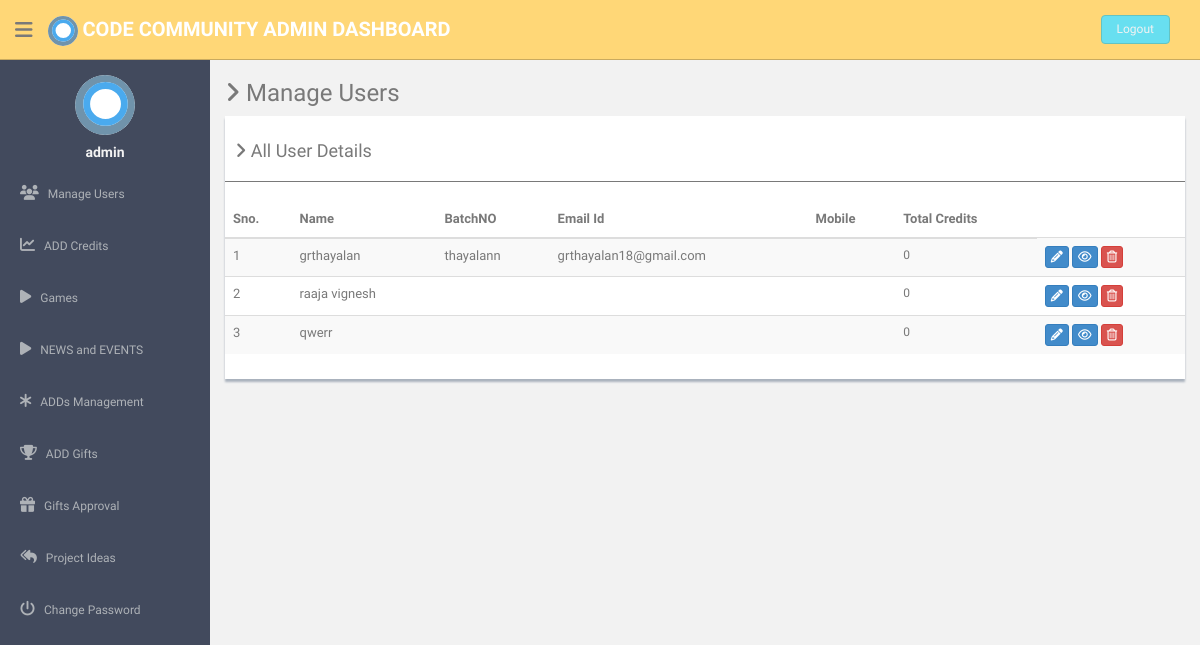
Before: /admin/manage-users.php (signed in) with the older database file.
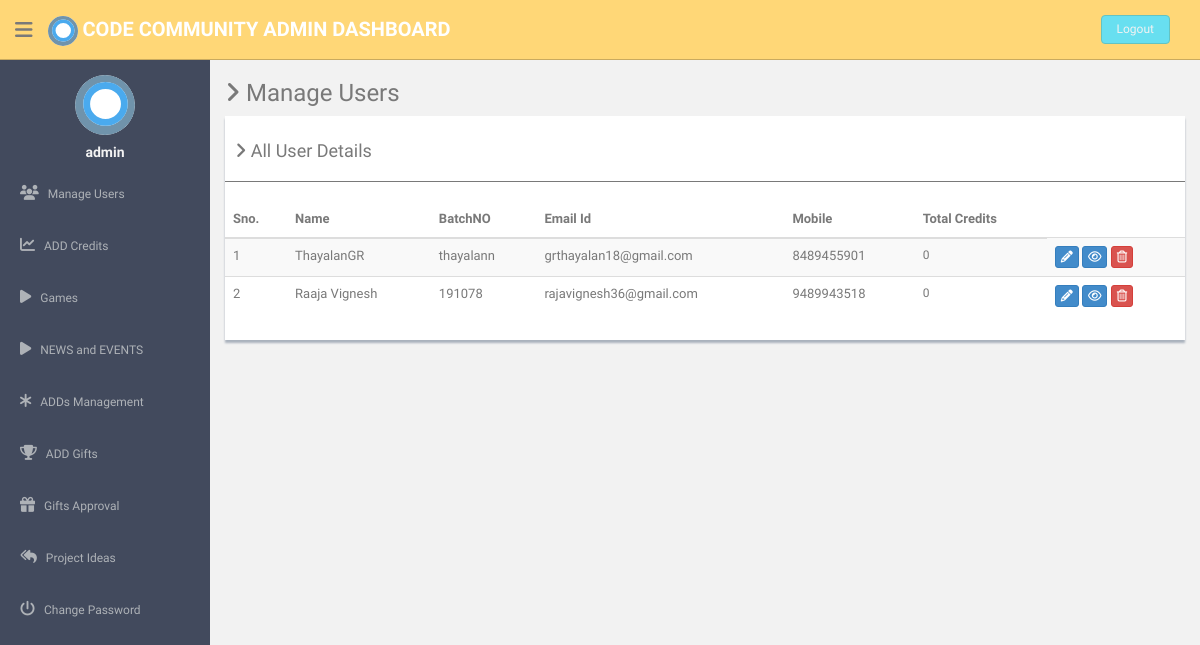
After: the same page with the newer database file.
### tables this page shows
CREATE TABLE `user` (
  `user_id` int(11) NOT NULL,
  `role_id` int(11) NOT NULL,
  `name` varchar(255) NOT NULL,
  `birthdate` date NOT NULL,
  `gender` varchar(255) NOT NULL,
  `email` varchar(255) NOT NULL,
  `mobile` varchar(12) DEFAULT NULL,
  `password` varchar(255) NOT NULL,
  `activationcode` varchar(255) NOT NULL,
  `forgetpasswordcode` varchar(255) NOT NULL,
  `batchno` varchar(255) NOT NULL,
  `upload_image` varchar(255) NOT NULL,
  `active` int(11) NOT NULL DEFAULT '0',
  `interest` varchar(255) NOT NULL,
  `exception` varchar(255) DEFAULT NULL
);

### admin/manage-users.php (the view, shortened to what this page needs)
<?php
include('dbconnection.php');
?><!DOCTYPE html>
<html lang="en">
  <head>
    <link href="assets/css/bootstrap.css" rel="stylesheet">
    <link href="assets/font-awesome/css/font-awesome.css" rel="stylesheet" />
    <link href="assets/css/style.css" rel="stylesheet">
    <link href="assets/css/style-responsive.css" rel="stylesheet">
  </head>
  <body>
  <section id="container" >
  <?php include('./header.php'); ?>
        <?php include('./sidebar.php'); ?>
      <section id="main-content">
          <section class="wrapper">
          	<h3><i class="fa fa-angle-right"></i> Manage Users</h3>
				<div class="row">
                  <div class="col-md-12">
                      <div class="content-panel">
                          <table class="table table-striped table-advance table-hover">
	                  	  	  <h4><i class="fa fa-angle-right"></i> All User Details </h4>
	                  	  	  <hr>
                              <thead>
                              <tr>
                                  <th>Sno.</th>
                                  <th class="hidden-phone">Name</th>
                                  <th> BatchNO</th>
                                  <th> Email Id</th>
                                  <th> Mobile</th>
                                  <th> Total Credits</th>
                              </tr>
                              </thead>
                              <tbody>
                              <?php $ret=mysqli_query($con,"select * from user");
							  $cnt=1;
							  while($row=mysqli_fetch_array($ret))
							  {
                                ?>
                              <tr>
                              <td><?php echo $cnt;?></td>
                              <td><?php echo $row['name'];?></td>
                                  <td><?php echo $row['batchno'];?></td>
                                  <td><?php echo $row['email'];?></td>
                                  <td><?php echo $row['mobile'];?></td>
                                  <td style="font-size:12px;">
                               <?php $ret2=mysqli_query($con,"SELECT credits FROM credits where userid = $uid ");
                                $temp = 0;
                                echo $temp;
                                 ?>
                                 </td>
                                  <td>
                                     <a href="update-profile.php?uid=<?php echo $row['user_id'];?>">
                                     <button class="btn btn-primary btn-xs"><i class="fa fa-pencil"></i></button></a>
                                     <a href="view-history.php?uid=<?php echo $row['user_id'];?>">
                                     <button class="btn btn-primary btn-xs"><i class="fa fa-eye"></i></button></a>
                                     <a href="manage-users.php?id=<?php echo $row['user_id'];?>">
                                     <button class="btn btn-danger btn-xs" onClick="return confirm('Do you really want to delete');"><i class="fa fa-trash-o "></i></button></a>
                                  </td>
                              </tr>
                              <?php $cnt=$cnt+1; }?>
                              </tbody>
                          </table>
                      </div>
                  </div>
              </div>
		</section>
      </section>
      </section>
  </body>
</html>

### admin/header.php (shortened to what this page needs)
<header class="header black-bg">
              <div class="sidebar-toggle-box">
                  <div class="fa fa-bars tooltips" data-placement="right" data-original-title="Toggle Navigation"></div>
              </div>
            <a href="#" class="logo"><img src="assets/img/dccLogo.svg" style="width:30px;"><b> Code Community  Admin Dashboard</b></a>
            <div class="top-menu">
            	<ul class="nav pull-right top-menu">
                    <li><a class="logout" href="logout.php">Logout</a></li>
            	</ul>
            </div>
        </header>

### admin/sidebar.php (shortened to what this page needs)
<aside>
          <div id="sidebar"  class="nav-collapse ">
              <ul class="sidebar-menu" id="nav-accordion">
              	  <p class="centered"><a href="#"><img src="assets/img/dccLogo.svg" class="img-circle" width="60"></a></p>
              	  <h5 class="centered"><?php echo $_SESSION['adminlogin'];?></h5>
                  <li class="sub-menu">
                      <a href="manage-users.php" >
                          <i class="fa fa-users"></i>
                          <span>Manage Users</span>
                      </a>
                  </li>
                  <li class="sub-menu">
                      <a href="addcredits.php">
                          <i class="fa fa-line-chart"></i>
                          <span>ADD Credits</span>
                      </a>
                  </li>
                  <li class="sub-menu">
                  <a   id="dropdownMenuLink" data-toggle="dropdown" aria-haspopup="false" aria-expanded="true"  href="addgames.php">
                     <i class="fa fa-play"></i> <span>Games</span>
                      </a>
                </li>
                <li class="sub-menu">
                <a   id="dropdownMenuLink" data-toggle="dropdown" aria-haspopup="false" aria-expanded="true"  href="addgames.php">
                   <i class="fa fa-play"></i> <span>NEWS and EVENTS</span>
                    </a>
              </li>
                <li class="sub-menu">
                      <a href="addmanagement.php">
                          <i class="fa fa-asterisk"></i>
                          <span>ADDs Management</span>
                      </a>
                  </li>
                  <li class="sub-menu">
                      <a href="addgifts.php">
                          <i class="fa fa-trophy"></i>
                          <span>ADD Gifts</span>
                      </a>
                  </li>
                  <li class="sub-menu">
                      <a href="giftsapproval.php">
                          <i class="fa fa-gift"></i>
                          <span>Gifts Approval</span>
                      </a>
                  </li>
                  <li class="sub-menu">
                      <a href="comments.php">
                          <i class="fa fa-mail-reply-all"></i>
                          <span>Project Ideas</span>
                      </a>
                  </li>
                  <li class="sub-menu">
                      <a href="change-password.php">
                          <i class="fa fa-power-off"></i>
                          <span>Change Password</span>
                      </a>
                  </li>
              </ul>
          </div>
      </aside>

### admin/assets/css/style.css (style rules this page uses)
body { color: #797979; background: #f2f2f2; font-family: 'Ruda', sans-serif; padding: 0px !important; margin: 0px !important; font-size:13px; }
ul li { list-style: none; }
a, a:hover, a:focus { text-decoration: none; outline: none; }
#container { width: 100%; height: 100%; }
hr { margin-top: 20px; margin-bottom: 20px; border: 0; border-top: 1px solid #797979; }
.centered { text-align: center; }
ul.top-menu > li > .logout { color: #f2f2f2; font-size: 12px; border-radius: 4px; -webkit-border-radius: 4px; border: 1px solid #64c3c2 !important; padding: 5px 15px; margin-right: 15px; background: #68dff0; margin-top: 15px; }
#sidebar { width: 210px; height: 100%; position: fixed; background: #424a5d; }
#sidebar h5 { color: #f2f2f2; font-weight: 700; }
#sidebar ul li { position: relative; }
ul.sidebar-menu , ul.sidebar-menu li ul.sub { margin: -2px 0 0; padding: 0; }
ul.sidebar-menu { margin-top: 75px; }
ul.sidebar-menu li { margin-bottom: 5px; margin-left:10px; margin-right:10px; }
ul.sidebar-menu li.sub-menu { line-height: 15px; }
ul.sidebar-menu li a span { display: inline-block; }
ul.sidebar-menu li a { color: #aeb2b7; text-decoration: none; display: block; padding: 15px 0 15px 10px; font-size: 12px; outline: none; -webkit-transition: all 0.3s ease; -moz-transition: all 0.3s ease; -o-transition: all 0.3s ease; -ms-transition: all 0.3s ease; transition: all 0.3s ease; }
ul.sidebar-menu li a i { font-size: 15px; padding-right: 6px; }
#main-content { margin-left: 210px; }
.header, .footer { min-height: 60px; padding: 0 15px; }
.header { position: fixed; left: 0; right: 0; z-index: 1002; }
.black-bg { background: #ffd777; border-bottom: 1px solid #c9aa5f; }
.wrapper { display: inline-block; margin-top: 60px; padding-left: 15px; padding-right: 15px; padding-bottom: 15px; padding-top: 0px; width: 100%; }
a.logo { font-size: 20px; color: #ffffff; float: left; margin-top: 15px; text-transform: uppercase; }
a.logo b { font-weight: 900; }
#top_menu .nav > li, ul.top-menu > li { float: left; }
ul.top-menu > li > a { color: #666666; font-size: 16px; border-radius: 4px; -webkit-border-radius: 4px; border:1px solid #666666 !important; padding: 2px 6px; margin-right: 15px; }
.sidebar-toggle-box { float: left; padding-right: 15px; margin-top: 20px; }
.sidebar-toggle-box .fa-bars { cursor: pointer; display: inline-block; font-size: 20px; }
.content-panel { background: #ffffff; box-shadow: 0px 3px 2px #aab2bd; padding-top: 15px; padding-bottom: 5px; }
.content-panel h4 { margin-left: 10px; }

### admin/header.php (style rules this page uses)
body { color: #797979; background: #f2f2f2; font-family: 'Ruda', sans-serif; padding: 0px !important; margin: 0px !important; font-size:13px; }

Changed rows visible on the page:
removed user: name "qwerr", temp "0"
changed user "thayalann": name "grthayalan" → "ThayalanGR"; mobile (not shown) → "8489455901"
changed user: name "raaja vignesh" → "Raaja Vignesh"; batchno (not shown) → "191078"; email (not shown) → "rajavignesh36@gmail.com"; mobile (not shown) → "9489943518"
